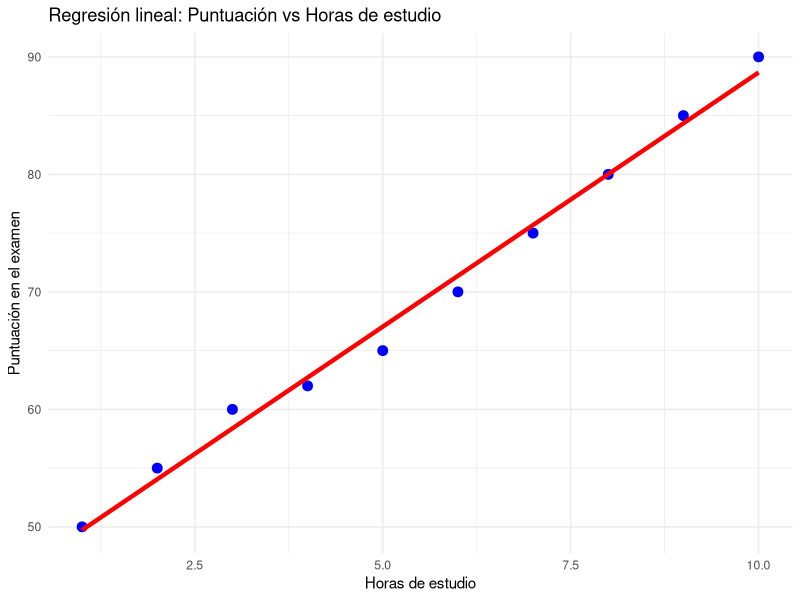

Source code (R):
# Cargar librerías necesarias
library(ggplot2)

# Definir los datos
X <- c(1, 2, 3, 4, 5, 6, 7, 8, 9, 10)  # Horas de estudio
Y <- c(50, 55, 60, 62, 65, 70, 75, 80, 85, 90)  # Puntuación en el examen

# Ajustar el modelo de regresión lineal
modelo <- lm(Y ~ X)

# Obtener las predicciones del modelo
Y_pred <- predict(modelo)

# Calcular el coeficiente de determinación R^2
r2 <- summary(modelo)$r.squared
cat(sprintf("Coeficiente de correlación (R^2): %.2f\n", r2))

# Crear gráfico
data <- data.frame(X, Y, Y_pred)  # Crear un data.frame para facilitar el gráfico
ggplot(data, aes(x = X, y = Y)) +
  geom_point(color = "blue", size = 3) +  # Puntos de datos observados
  geom_line(aes(x = X, y = Y_pred), color = "red", size = 1.5, linetype = "solid") +  # Línea de regresión
  labs(
    title = "Regresión lineal: Puntuación vs Horas de estudio",
    x = "Horas de estudio",
    y = "Puntuación en el examen"
  ) +
  theme_minimal() +
  theme(legend.position = "none")  # Eliminar leyenda, ya que no es necesaria
